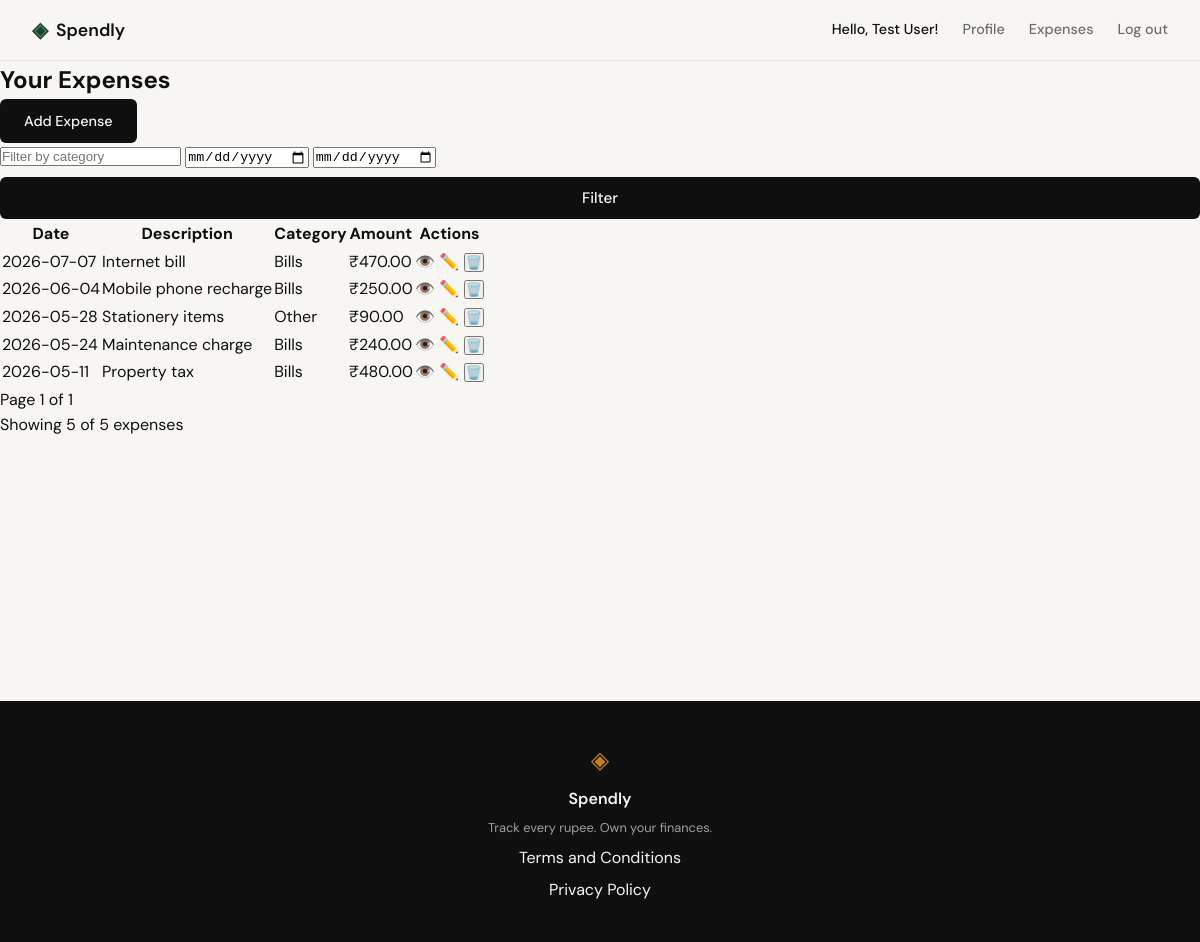
Screenshot of /expenses (signed in) with the database file from the repository.
### tables this page shows
CREATE TABLE expenses (
            id INTEGER PRIMARY KEY AUTOINCREMENT,
            user_id INTEGER NOT NULL,
            amount REAL NOT NULL,
            category TEXT NOT NULL,
            date TEXT NOT NULL,
            description TEXT,
            created_at TEXT DEFAULT CURRENT_TIMESTAMP,
            FOREIGN KEY (user_id) REFERENCES users (id) ON DELETE CASCADE
        );

### app.py (the view)
@app.route("/expenses")
@login_required
def expenses_index():
    category = request.args.get('category', '')
    start_date = request.args.get('start_date', '')
    end_date = request.args.get('end_date', '')
    page = int(request.args.get('page', 1))
    per_page = int(request.args.get('per_page', 10))
    offset = (page - 1) * per_page
    expenses = get_expenses_by_user(
        session['user_id'],
        limit=per_page,
        offset=offset,
        category=category if category else None,
        start_date=start_date if start_date else None,
        end_date=end_date if end_date else None
    )
    all_expenses = get_expenses_by_user(
        session['user_id'],
        category=category if category else None,
        start_date=start_date if start_date else None,
        end_date=end_date if end_date else None
    )
    total_count = len(all_expenses)
    total_pages = (total_count + per_page - 1) // per_page  # Ceiling division
    return render_template("expenses/index.html",
                         expenses=expenses,
                         current_page=page,
                         total_pages=total_pages,
                         total_count=total_count,
                         per_page=per_page,
                         category=category,
                         start_date=start_date,
                         end_date=end_date)

### app.py (called while the page is built)
def is_authenticated():
    return 'user_id' in session

def login_required(f):
    from functools import wraps
    @wraps(f)
    def decorated_function(*args, **kwargs):
        if not is_authenticated():
            flash('Please log in to access this page.', 'warning')
            return redirect(url_for('login'))
        return f(*args, **kwargs)
    return decorated_function

### database/db.py (called while the page is built)
def get_db():
    db = getattr(g, '_database', None)
    if db is None:
        db = g._database = sqlite3.connect(DATABASE)
        db.row_factory = sqlite3.Row
        db.execute("PRAGMA foreign_keys = ON")
    return db

def get_expenses_by_user(user_id, limit=None, offset=None, category=None, start_date=None, end_date=None):
    db = get_db()
    cursor = db.cursor()
    query = '''
        SELECT id, amount, category, date, description, created_at
        FROM expenses
        WHERE user_id = ?
    '''
    params = [user_id]
    if category:
        query += ' AND category = ?'
        params.append(category)
    if start_date:
        query += ' AND date >= ?'
        params.append(start_date)
    if end_date:
        query += ' AND date <= ?'
        params.append(end_date)
    query += ' ORDER BY date DESC, created_at DESC'
    if limit is not None:
        query += ' LIMIT ?'
        params.append(limit)
        if offset is not None:
            query += ' OFFSET ?'
            params.append(offset)
    cursor.execute(query, params)
    return cursor.fetchall()

### templates/expenses/index.html (shortened to what this page needs)
{% extends "base.html" %}
{% block content %}
<section class="expenses-section">
    <div class="expenses-header">
        <h1 class="expenses-title">Your Expenses</h1>
        <div class="expenses-actions">
            <a href="{{ url_for('add_expense') }}" class="btn-primary">Add Expense</a>
            <form method="GET" action="{{ url_for('expenses_index') }}" class="expenses-filter">
                <input type="text" name="category" placeholder="Filter by category" value="{{ category or '' }}">
                <input type="date" name="start_date" value="{{ start_date or '' }}">
                <input type="date" name="end_date" value="{{ end_date or '' }}">
                <button type="submit" class="btn-submit">Filter</button>
            </form>
        </div>
    </div>
    {% if expenses %}
    <div class="expenses-table-container">
        <table class="expenses-table">
            <thead>
                <tr>
                    <th>Date</th>
                    <th>Description</th>
                    <th>Category</th>
                    <th>Amount</th>
                    <th>Actions</th>
                </tr>
            </thead>
            <tbody>
                {% for expense in expenses %}
                <tr class="expense-row">
                    <td>{{ expense.date }}</td>
                    <td>{{ expense.description or 'No description' }}</td>
                    <td>
                        <span class="category-tag category-{{ expense.category|lower|replace(' ', '-') }}">
                            {{ expense.category }}
                        </span>
                    </td>
                    <td>₹{{ "%.2f"|format(expense.amount) }}</td>
                    <td class="expense-actions">
                        <a href="{{ url_for('expense_detail', id=expense.id) }}" class="btn-icon" title="View Details">
                            <span class="icon">👁️</span>
                        </a>
                        <a href="{{ url_for('edit_expense', id=expense.id) }}" class="btn-icon" title="Edit">
                            <span class="icon">✏️</span>
                        </a>
                        <form method="POST" action="{{ url_for('delete_expense', id=expense.id) }}"
                              onsubmit="return confirm('Are you sure you want to delete this expense?');"
                              style="display: inline;">
                            <button type="submit" class="btn-icon" title="Delete">
                                <span class="icon">🗑️</span>
                            </button>
                        </form>
                    </td>
                </tr>
                {% endfor %}
            </tbody>
        </table>
    </div>
    <div class="expenses-pagination">
        <span>Page {{ current_page }} of {{ total_pages }}</span>
    </div>
    <div class="expenses-summary">
        <p>Showing {{ expenses|length }} of {{ total_count }} expenses</p>
    </div>
    {% else %}
    <div class="empty-state">
        <h3>No expenses found</h3>
        <p>Try adjusting your filters or add your first expense.</p>
        <a href="{{ url_for('add_expense') }}" class="btn-primary">Add First Expense</a>
    </div>
    {% endif %}
</section>
{% endblock %}

### static/css/style.css (style rules this page uses)
:root { --ink: #0f0f0f; --ink-soft: #2d2d2d; --ink-muted: #6b6b6b; --ink-faint: #a0a0a0; --paper: #f7f6f3; --paper-warm: #f0ede6; --paper-card: #ffffff; --accent: #1a472a; --accent-light: #e8f0eb; --accent-2: #c17f24; --accent-2-light: #fdf3e3; --danger: #c0392b; --danger-light: #fdecea; --border: #e4e1da; --border-soft: #eeebe4; --font-display: 'DM Serif Display', Georgia, serif; --font-body: 'DM Sans', system-ui, sans-serif; --max-width: 1200px; --auth-width: 440px; --radius-sm: 6px; --radius-md: 12px; --radius-lg: 20px; }
*, *::before, *::after { box-sizing: border-box; margin: 0; padding: 0; }
html { font-size: 16px; scroll-behavior: smooth; }
body { background: var(--paper); color: var(--ink); font-family: var(--font-body); font-size: 1rem; line-height: 1.6; -webkit-font-smoothing: antialiased; }
a { color: inherit; text-decoration: none; }
.btn-primary { display: inline-block; background: var(--ink); color: var(--paper); padding: 0.65rem 1.5rem; border-radius: var(--radius-sm); font-family: var(--font-body); font-size: 0.9rem; font-weight: 500; cursor: pointer; border: none; transition: background 0.2s; text-decoration: none; }
.btn-submit { width: 100%; padding: 0.7rem; background: var(--ink); color: var(--paper); border: none; border-radius: var(--radius-sm); font-family: var(--font-body); font-size: 0.95rem; font-weight: 500; cursor: pointer; transition: background 0.2s; margin-top: 0.5rem; }

### rows the page displays
expenses: date "2026-07-07", description "Internet bill", category "Bills", amount "470.00"
expenses: date "2026-06-04", description "Mobile phone recharge", category "Bills", amount "250.00"
expenses: date "2026-05-28", description "Stationery items", category "Other", amount "90.00"
expenses: date "2026-05-24", description "Maintenance charge", category "Bills", amount "240.00"
expenses: date "2026-05-11", description "Property tax", category "Bills", amount "480.00"

### other values shown
{{ session.user_name }} "Test User"
{{ current_page }} "1"
{{ total_pages }} "1"
{{ expenses|length }} "5"
{{ total_count }} "5"
